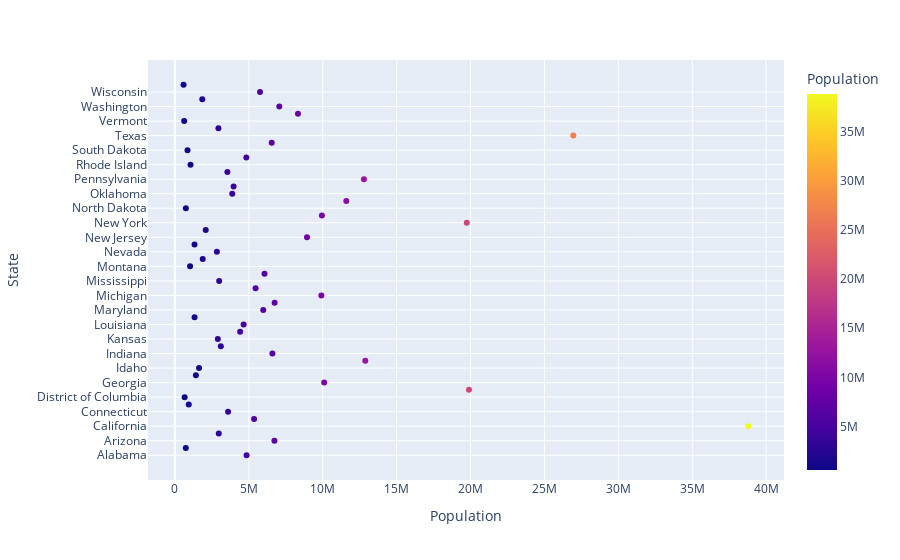

Here is the notebook cell this chart was saved with:
### Markdown cell above
4. Write a program to draw a scatter plot for a given dataset and show datalabels on hover

### Code cell
usa_states_df = pd.read_csv('usa_states.csv')
px.scatter(usa_states_df, y='State', x='Population', color='Population')

### Figure 1 — Plotly figure (JSON) as saved in the notebook; plotly's stock layout.template omitted (floating-point values rounded to 4 significant figures)
{"data": [{"hovertemplate": "Population=%{marker.color}<br>State=%{y}<extra></extra>", "legendgroup": "", "marker": {"color": [4849377, 736732, 6731484, 2966369, 38802500, 5355866, 3596677, 935614, 658893, 19893297, 10097343, 1419561, 1634464, 12880580, 6596855, 3107126, 2904021, 4413457, 4649676, 1330089, 5976407, 6745408, 9909877, 5457173, 2994079, 6063589, 1023579, 1881503, 2839098, 1326813, 8938175, 2085572, 19746227, 9943964, 739482, 11594163, 3878051, 3970239, 12787209, 3548397, 1055173, 4832482, 853175, 6549352, 26956958, 2942902, 626562, 8326289, 7061530, 1850326, 5757564, 584153], "coloraxis": "coloraxis", "symbol": "circle"}, "mode": "markers", "name": "", "orientation": "h", "showlegend": false, "type": "scatter", "x": [4849377, 736732, 6731484, 2966369, 38802500, 5355866, 3596677, 935614, 658893, 19893297, 10097343, 1419561, 1634464, 12880580, 6596855, 3107126, 2904021, 4413457, 4649676, 1330089, 5976407, 6745408, 9909877, 5457173, 2994079, 6063589, 1023579, 1881503, 2839098, 1326813, 8938175, 2085572, 19746227, 9943964, 739482, 11594163, 3878051, 3970239, 12787209, 3548397, 1055173, 4832482, 853175, 6549352, 26956958, 2942902, 626562, 8326289, 7061530, 1850326, 5757564, 584153], "xaxis": "x", "y": ["Alabama", "Alaska", "Arizona", "Arkansas", "California", "Colorado", "Connecticut", "Delaware", "District of Columbia", "Florida", "Georgia", "Hawaii", "Idaho", "Illinois", "Indiana", "Iowa", "Kansas", "Kentucky", "Louisiana", "Maine", "Maryland", "Massachusetts", "Michigan", "Minnesota", "Mississippi", "Missouri", "Montana", "Nebraska", "Nevada", "New Hampshire", "New Jersey", "New Mexico", "New York", "North Carolina", "North Dakota", "Ohio", "Oklahoma", "Oregon", "Pennsylvania", "Puerto Rico", "Rhode Island", "South Carolina", "South Dakota", "Tennessee", "Texas", "Utah", "Vermont", "Virginia", "Washington", "West Virginia", "Wisconsin", "Wyoming"], "yaxis": "y"}], "layout": {"coloraxis": {"colorbar": {"title": {"text": "Population"}}, "colorscale": [[0, "#0d0887"], [0.1111, "#46039f"], [0.2222, "#7201a8"], [0.3333, "#9c179e"], [0.4444, "#bd3786"], [0.5556, "#d8576b"], [0.6667, "#ed7953"], [0.7778, "#fb9f3a"], [0.8889, "#fdca26"], [1, "#f0f921"]]}, "legend": {"tracegroupgap": 0}, "margin": {"t": 60}, "xaxis": {"anchor": "y", "domain": [0, 1], "title": {"text": "Population"}}, "yaxis": {"anchor": "x", "domain": [0, 1], "title": {"text": "State"}}}}
